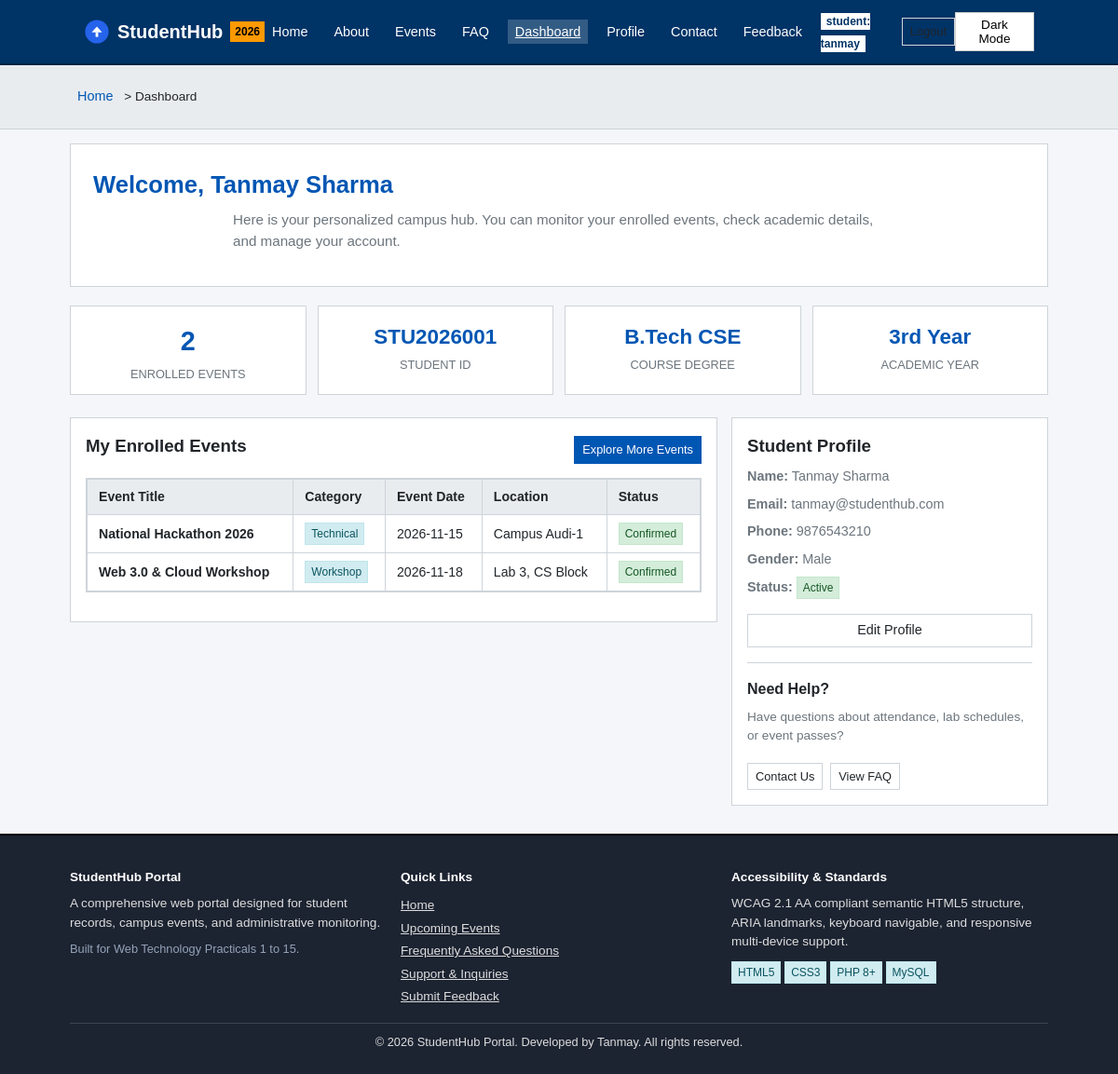
The app's page /dashboard.php (signed in) with its own data.
### tables this page shows
CREATE TABLE `students` (
  `id` INT AUTO_INCREMENT PRIMARY KEY,
  `user_id` INT DEFAULT NULL,
  `student_id_code` VARCHAR(20) NOT NULL UNIQUE,
  `full_name` VARCHAR(100) NOT NULL,
  `email` VARCHAR(100) NOT NULL UNIQUE,
  `phone` VARCHAR(15) NOT NULL,
  `course` VARCHAR(50) NOT NULL,
  `year` VARCHAR(10) NOT NULL,
  `gender` ENUM('Male', 'Female', 'Other') NOT NULL,
  `status` ENUM('Active', 'Inactive') NOT NULL DEFAULT 'Active',
  `created_at` TIMESTAMP DEFAULT CURRENT_TIMESTAMP,
  CONSTRAINT `fk_students_user` FOREIGN KEY (`user_id`) REFERENCES `users` (`id`) ON DELETE SET NULL ON UPDATE CASCADE
);

CREATE TABLE `registrations` (
  `id` INT AUTO_INCREMENT PRIMARY KEY,
  `student_id` INT NOT NULL,
  `event_id` INT NOT NULL,
  `registered_at` TIMESTAMP DEFAULT CURRENT_TIMESTAMP,
  `status` ENUM('Confirmed', 'Pending', 'Cancelled') NOT NULL DEFAULT 'Confirmed',
  UNIQUE KEY `unique_student_event` (`student_id`, `event_id`),
  CONSTRAINT `fk_reg_student` FOREIGN KEY (`student_id`) REFERENCES `students` (`id`) ON DELETE CASCADE,
  CONSTRAINT `fk_reg_event` FOREIGN KEY (`event_id`) REFERENCES `events` (`id`) ON DELETE CASCADE
);

CREATE TABLE `events` (
  `id` INT AUTO_INCREMENT PRIMARY KEY,
  `title` VARCHAR(150) NOT NULL,
  `category` VARCHAR(50) NOT NULL,
  `description` TEXT NOT NULL,
  `event_date` DATE NOT NULL,
  `location` VARCHAR(100) NOT NULL,
  `poster_image` VARCHAR(255) DEFAULT 'assets/images/default-event.png',
  `status` ENUM('Open', 'Closed') NOT NULL DEFAULT 'Open',
  `created_at` TIMESTAMP DEFAULT CURRENT_TIMESTAMP
);

### dashboard.php (the view, shortened to what this page needs)
<?php
require_once __DIR__ . '/config/auth.php';
$user = current_user();
$student_info = null;
$enrolled_events = [];
if ($db_connected && $conn) {
    $stmt = mysqli_prepare($conn, "SELECT * FROM students WHERE user_id = ? OR email = ? LIMIT 1");
    mysqli_stmt_bind_param($stmt, "is", $user['id'], $user['email']);
    mysqli_stmt_execute($stmt);
    $res = mysqli_stmt_get_result($stmt);
    $student_info = mysqli_fetch_assoc($res);
    if ($student_info) {
        $q = "SELECT e.id, e.title, e.category, e.event_date, e.location, r.registered_at, r.status AS reg_status
              FROM registrations r
              JOIN events e ON r.event_id = e.id
              WHERE r.student_id = ?
              ORDER BY e.event_date ASC";
        $stmt2 = mysqli_prepare($conn, $q);
        mysqli_stmt_bind_param($stmt2, "i", $student_info['id']);
        mysqli_stmt_execute($stmt2);
        $res2 = mysqli_stmt_get_result($stmt2);
        while ($row = mysqli_fetch_assoc($res2)) {
            $enrolled_events[] = $row;
        }
    }
}
require_once __DIR__ . '/includes/header.php';
?>
<div class="hero" style="text-align: left; padding: 24px;">
  <h1>Welcome, <?php echo htmlspecialchars($student_info['full_name'] ?? $user['username']); ?></h1>
  <p>Here is your personalized campus hub. You can monitor your enrolled events, check academic details, and manage your account.</p>
</div>
<div class="grid-4" style="margin-bottom: 24px;">
  <div class="stat-card">
    <div class="stat-number"><?php echo count($enrolled_events); ?></div>
    <div class="stat-label">Enrolled Events</div>
  </div>
  <div class="stat-card">
    <div class="stat-number" style="font-size: 1.4rem;"><?php echo htmlspecialchars($student_info['student_id_code'] ?? 'N/A'); ?></div>
    <div class="stat-label">Student ID</div>
  </div>
  <div class="stat-card">
    <div class="stat-number" style="font-size: 1.4rem;"><?php echo htmlspecialchars($student_info['course'] ?? 'General'); ?></div>
    <div class="stat-label">Course Degree</div>
  </div>
  <div class="stat-card">
    <div class="stat-number" style="font-size: 1.4rem;"><?php echo htmlspecialchars($student_info['year'] ?? '1st Year'); ?></div>
    <div class="stat-label">Academic Year</div>
  </div>
</div>
<div class="grid-3" style="align-items: start;">
  <div style="grid-column: span 2;">
    <div class="card">
      <div style="display: flex; justify-content: space-between; align-items: center; margin-bottom: 12px;">
        <h3>My Enrolled Events</h3>
        <a href="events.php" class="btn btn-primary btn-sm">Explore More Events</a>
      </div>
      <?php if (empty($enrolled_events)): ?>
        <div class="alert alert-info">
          You have not registered for any upcoming events yet. <a href="events.php">Browse campus events now</a>.
        </div>
      <?php else: ?>
        <div class="table-responsive">
          <table>
            <thead>
              <tr>
                <th>Event Title</th>
                <th>Category</th>
                <th>Event Date</th>
                <th>Location</th>
                <th>Status</th>
              </tr>
            </thead>
            <tbody>
              <?php foreach ($enrolled_events as $ev): ?>
                <tr>
                  <td><strong><?php echo htmlspecialchars($ev['title']); ?></strong></td>
                  <td><span class="badge badge-info"><?php echo htmlspecialchars($ev['category']); ?></span></td>
                  <td><?php echo htmlspecialchars($ev['event_date']); ?></td>
                  <td><?php echo htmlspecialchars($ev['location']); ?></td>
                  <td><span class="badge badge-success"><?php echo htmlspecialchars($ev['reg_status']); ?></span></td>
                </tr>
              <?php endforeach; ?>
            </tbody>
          </table>
        </div>
      <?php endif; ?>
    </div>
  </div>
  <aside class="card">
    <h3>Student Profile</h3>
    <?php if ($student_info): ?>
      <p style="margin-bottom: 8px;"><strong>Name:</strong> <?php echo htmlspecialchars($student_info['full_name']); ?></p>
      <p style="margin-bottom: 8px;"><strong>Email:</strong> <?php echo htmlspecialchars($student_info['email']); ?></p>
      <p style="margin-bottom: 8px;"><strong>Phone:</strong> <?php echo htmlspecialchars($student_info['phone']); ?></p>
      <p style="margin-bottom: 8px;"><strong>Gender:</strong> <?php echo htmlspecialchars($student_info['gender']); ?></p>
      <p style="margin-bottom: 16px;"><strong>Status:</strong> <span class="badge badge-success"><?php echo htmlspecialchars($student_info['status']); ?></span></p>
      <a href="profile.php" class="btn btn-outline" style="width: 100%; text-align: center;">Edit Profile</a>
    <?php else: ?>
      <p>No student profile record linked to this account yet.</p>
      <a href="register.php" class="btn btn-primary btn-sm">Link Profile</a>
    <?php endif; ?>
    <hr style="border: 0; border-top: 1px solid var(--border-color); margin: 16px 0;">
    <h4>Need Help?</h4>
    <p style="font-size: 0.85rem;">Have questions about attendance, lab schedules, or event passes?</p>
    <div style="display: flex; gap: 8px; margin-top: 8px;">
      <a href="contact.php" class="btn btn-outline btn-sm">Contact Us</a>
      <a href="faq.php" class="btn btn-outline btn-sm">View FAQ</a>
    </div>
  </aside>
</div>
<?php require_once __DIR__ . '/includes/footer.php'; ?>

### assets/css/style.css (style rules this page uses)
:root { --bg-color: #f4f6f9; --text-color: #212529; --card-bg: #ffffff; --border-color: #ced4da; --primary-color: #0056b3; --primary-hover: #004085; --secondary-color: #6c757d; --success-color: #28a745; --danger-color: #dc3545; --warning-color: #ffc107; --header-bg: #003366; --header-text: #ffffff; --footer-bg: #1c2331; --footer-text: #dddddd; --font-family: Arial, Helvetica, sans-serif; }
* { box-sizing: border-box; margin: 0; padding: 0; }
body { font-family: var(--font-family); background-color: var(--bg-color); color: var(--text-color); line-height: 1.5; display: flex; flex-direction: column; min-height: 100vh; }
.hero { background: var(--card-bg); border: 1px solid var(--border-color); padding: 20px; margin-bottom: 20px; text-align: center; }
.hero h1 { font-size: 1.6rem; margin-bottom: 8px; color: var(--primary-color); }
.hero p { color: var(--secondary-color); max-width: 700px; margin: 0 auto 12px; font-size: 0.95rem; }
.btn { display: inline-block; padding: 6px 12px; text-decoration: none; font-size: 0.9rem; font-family: inherit; border: 1px solid transparent; cursor: pointer; text-align: center; }
.btn-primary { background-color: var(--primary-color); color: #ffffff; border-color: var(--primary-color); }
.btn-outline { border-color: var(--border-color); background: transparent; color: var(--text-color); }
.btn-sm { padding: 4px 8px; font-size: 0.8rem; }
.grid-3 { display: grid; grid-template-columns: repeat(3, 1fr); gap: 15px; }
.grid-4 { display: grid; grid-template-columns: repeat(4, 1fr); gap: 12px; }
.card { background: var(--card-bg); border: 1px solid var(--border-color); padding: 16px; margin-bottom: 15px; display: flex; flex-direction: column; }
.card h2, .card h3, .card h4 { margin-bottom: 8px; }
.card p { color: var(--secondary-color); font-size: 0.9rem; margin-bottom: 10px; }
.stat-card { background: var(--card-bg); border: 1px solid var(--border-color); padding: 12px; text-align: center; }
.stat-card .stat-number { font-size: 1.8rem; font-weight: bold; color: var(--primary-color); margin: 4px 0; }
.stat-card .stat-label { color: var(--secondary-color); font-size: 0.8rem; text-transform: uppercase; }
.table-responsive { overflow-x: auto; border: 1px solid var(--border-color); background: var(--card-bg); margin-bottom: 15px; }
table { width: 100%; border-collapse: collapse; text-align: left; font-size: 0.88rem; }
th, td { padding: 8px 12px; border: 1px solid var(--border-color); }
th { background-color: #e9ecef; font-weight: bold; }
.badge { display: inline-block; padding: 2px 6px; font-size: 0.75rem; border: 1px solid var(--border-color); background: #f0f0f0; color: #333333; }
.badge-success { background: #d4edda; color: #155724; border-color: #c3e6cb; }
.badge-info { background: #d1ecf1; color: #0c5460; border-color: #bee5eb; }

### records on screen
students: full_name "Tanmay Sharma", student_id_code "STU2026001", course "B.Tech CSE", year "3rd Year", email "tanmay@studenthub.com", phone "9876543210", gender "Male", status "Active"
registrations: event.title "National Hackathon 2026", event.category "Technical", event.event_date "2026-11-15", event.location "Campus Audi-1", status "Confirmed"
registrations: event.title "Web 3.0 & Cloud Workshop", event.category "Workshop", event.event_date "2026-11-18", event.location "Lab 3, CS Block", status "Confirmed"

### other values on screen
$user['role'] "student"
$user['username'] "tanmay"
$title "Home"
$title "Dashboard"
count($enrolled_events) "2"
